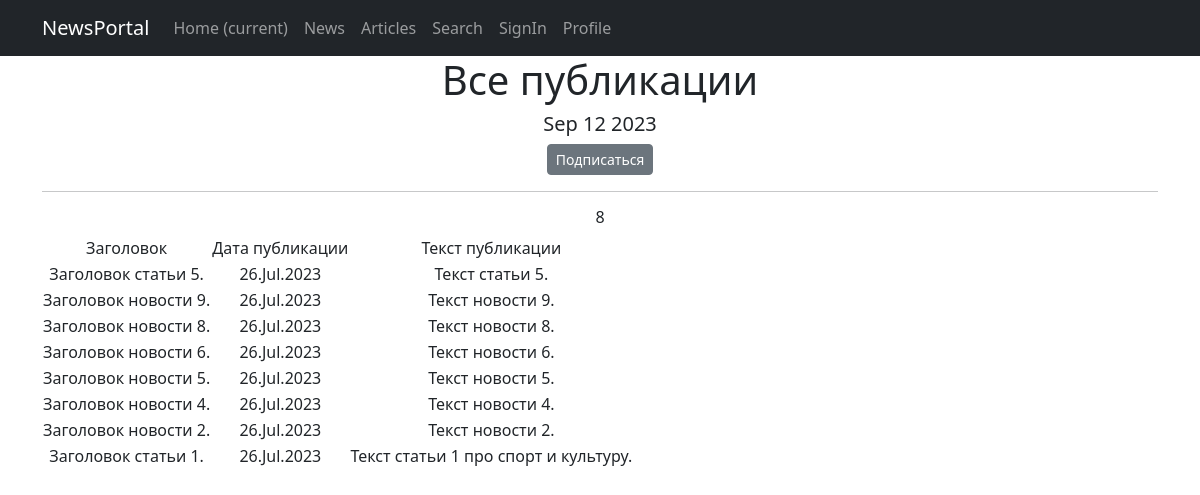
The app's page /category/2, older data.
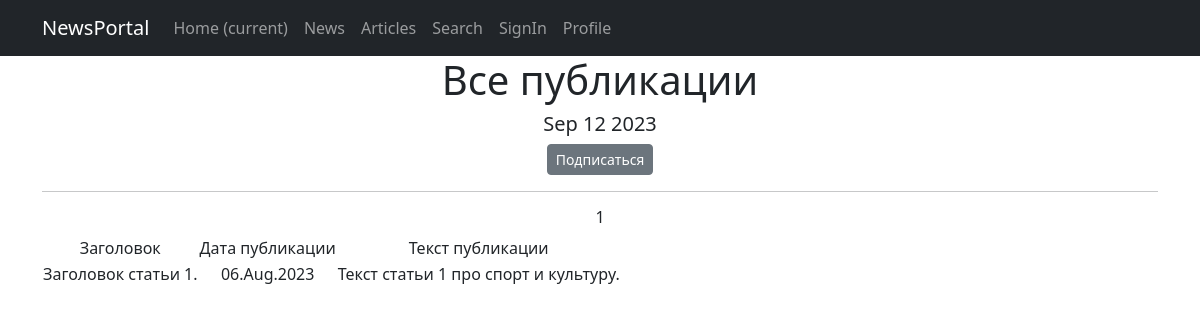
The same page, newer data.
### news/models.py (models this page shows, shortened)
class Post(models.Model):
    article = 'AR'
    news = 'NE'
    POSITIONS = [
        (article, 'Статья'),
        (news, 'Новости')
    ]
    post_type = models.CharField(max_length=2, choices=POSITIONS, default=news)
    created = models.DateTimeField(auto_now_add=True)
    title = models.CharField(max_length=255)
    text = models.TextField()
    post_rating = models.IntegerField(default=0)
    author = models.ForeignKey(Author, on_delete=models.CASCADE)
    category = models.ManyToManyField(Category, through='PostCategory')

### news/views.py (the view)
# urls.py: path('category/<int:pk>', cache_page(60*5)(CategoryListView.as_view()), name='categories'),
class CategoryListView(ListView):
    model = Post
    template_name = 'categories.html'
    context_object_name = 'category_list'
    def get_queryset(self):
        self.category = get_object_or_404(Category, id=self.kwargs['pk'])
        queryset = Post.objects.filter(category=self.category).order_by('-created')
        return queryset
    def get_context_data(self, **kwargs):
        context = super().get_context_data(**kwargs)
        context['is_not_subscriber'] = self.request.user not in self.category.subscribers.all()
        context['category'] = self.category
        return context

### news/templatetags/custom_filters.py (called while the page is built)
@register.filter()
def censor(value):
    words = value.split()
    result = []
    for word in words:
        if word in bad_words:
            result.append(word[0] + "*"*(len(word)-2) + word[-1])
        else:
            result.append(word)
    return " ".join(result)

### news/templatetags/custom_tags.py (called while the page is built)
@register.simple_tag()
def current_time(format_string='%b %d %Y'):
    return datetime.utcnow().strftime(format_string)

### templates/categories.html (shortened to what this page needs)
{% extends 'flatpages/default.html' %}
{% load custom_filters %}
{% load custom_tags %}
{% block content %}
    <h1>Все публикации</h1>
    <h5>{% current_time '%b %d %Y' %}</h5>
    {% if is_not_subscriber %}
        <p class="text-center"><a href="{% url 'subscribe' category.id %}" class="btn btn-secondary btn-sm">Подписаться</a></p>
    {% endif %}
    <hr>
    {% if category_list %}
        <h6>{{ category_list|length }}</h6>
        <table>
            <tr>
                <td>Заголовок</td>
                <td>Дата публикации</td>
                <td>Текст публикации</td>
            </tr>
            {% for post in category_list %}
            <tr>
                <td>{{ post.title|censor }}</td>
                <td>{{ post.created|date:'d.M.Y' }}</td>
                <td>{{ post.text|truncatewords:20|censor }}</td>
            </tr>
            {% endfor %}
        </table>
    {% else %}
        <h2>Публикаций нет!</h2>
    {% endif %}
{% endblock content %}

Row changes from the older to the newer data that the page shows:
removed Post: title|censor "Заголовок статьи 5.", created "26.Jul.2023", text|censor "Текст статьи 5."
removed Post: title|censor "Заголовок новости 9.", created "26.Jul.2023", text|censor "Текст новости 9."
removed Post: title|censor "Заголовок новости 8.", created "26.Jul.2023", text|censor "Текст новости 8."
removed Post: title|censor "Заголовок новости 6.", created "26.Jul.2023", text|censor "Текст новости 6."
removed Post: title|censor "Заголовок новости 5.", created "26.Jul.2023", text|censor "Текст новости 5."
removed Post: title|censor "Заголовок новости 4.", created "26.Jul.2023", text|censor "Текст новости 4."
no longer on this page (row edited): Post: title|censor "Заголовок новости 2.", created "26.Jul.2023", text|censor "Текст новости 2."
changed Post "Заголовок статьи 1.": created "26.Jul.2023" → "06.Aug.2023"
Text that changed along with them:
{{ category_list|length }}: "8" → "1"
